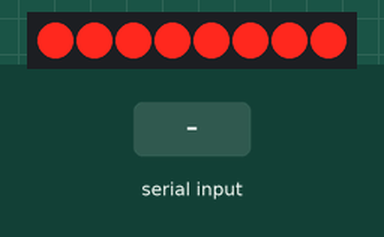
Recording of a sketch running on a simulated Arduino Uno, built with avr-gcc and run on an emulated ATmega328P. Shown: 8 shift-register outputs drawn as a row of LEDs (first output left, lit = HIGH). Wiring (inferred from the names in the program): shift register (74HC595): data pin 11; shift clock pin 12; latch pin 8. Wiring (inferred from the signals the program sends): row of LEDs: on Q0, Q1, Q2, Q3, Q4, Q5, Q6, Q7. The test bench sets the inputs (shaded band). What the sketch prints to the serial monitor is not drawn.

Above: at 1.2 s.
1.3 s: "1" received over Serial
At 1.8 s:
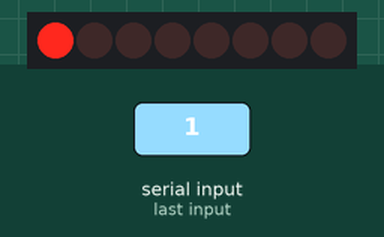
2.8 s: "2" received over Serial
At 4.0 s:
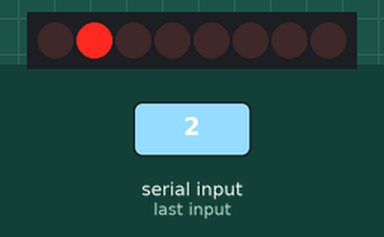
4.3 s: "3" received over Serial
At 5.3 s:
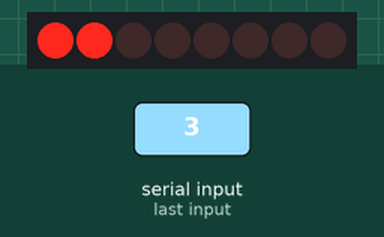
5.8 s: "4" received over Serial
At 6.4 s:
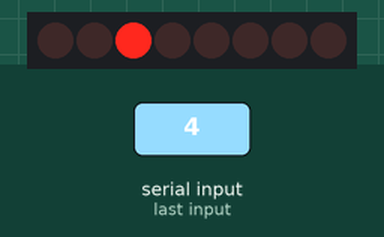
7.3 s: "5" received over Serial
At 7.6 s:
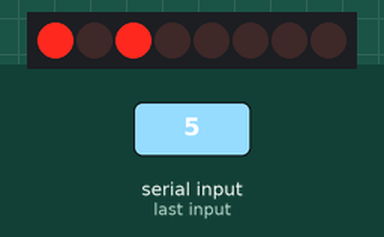
8.8 s: "6" received over Serial
At 9.9 s:
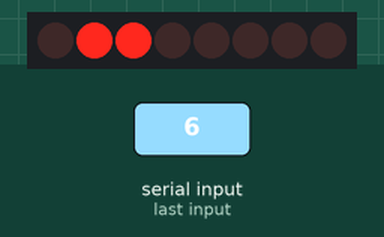
Timing chart, 0 to 11.3 s (numbered marks = the images above; inputs shaded):
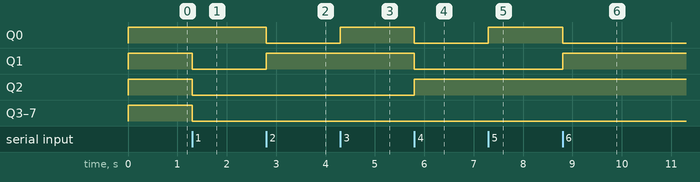

Measured:
- after the input at 1.3 s, Q1–7: HIGH → LOW at once
- after the input at 2.8 s, Q0: HIGH → LOW at once; Q1: LOW → HIGH at once
- after the input at 4.3 s, Q0: LOW → HIGH at once
- after the input at 5.8 s, Q0, Q1: HIGH → LOW at once; Q2: LOW → HIGH at once
- after the input at 7.3 s, Q0: LOW → HIGH at once
- after the input at 8.8 s, Q0: HIGH → LOW at once; Q1: LOW → HIGH at once

The sketch:

serialToShiftRegister.ino
```cpp
//Pin connected to ST_CP of 74HC595
int latchPin = 8;
//Pin connected to SH_CP of 74HC595
int clockPin = 12;
////Pin connected to DS of 74HC595
int dataPin = 11;
byte  MUX[11] = {B11111111,
                 B00000001,
                 B00000010,
                 B00000011,
                 B00000100,
                 B00000101,
                 B00000110,
                 B00000111,
                 B00001000,
                 B00001001,
                 B00001011,
                };
char serialIn;
byte data;

void setup() {
  //set pins to output so you can control the shift register
  pinMode(latchPin, OUTPUT);
  pinMode(clockPin, OUTPUT);
  pinMode(dataPin, OUTPUT);

  Serial.begin(57600);
  while (!Serial) {
    ;
  }
  writeData(MUX[0]);
}

void loop() {
  if (Serial.available() > 0) {

    serialIn = Serial.read();

    switch (serialIn) {

      case '1':
        data = MUX[1];
        break;
      case '2':
        data = MUX[2];
        break;
      case '3':
        data = MUX[3];
        break;
      case '4':
        data = MUX[4];
        break;
      case '5':
        data = MUX[5];
        break;
      case '6':
        data = MUX[6];
        break;
      case '7':
        data = MUX[7];
        break;
      case '8':
        data = MUX[8];
        break;
      case '9':
        data = MUX[9];
        break;
//      case "10":
//        data = MUX[10];
//        break;
      default:
        data = MUX[0];
    }
    writeData(data);

    // pause before next value:
    Serial.print(data);

  }
}

void writeData(byte datum) {

  digitalWrite(latchPin, LOW);
  // shift out the bits:
  shiftOut(dataPin, clockPin, MSBFIRST,  datum);

  //take the latch pin high so the LEDs will light up:
  digitalWrite(latchPin, HIGH);
//  delayMicroseconds(1);
}
```
